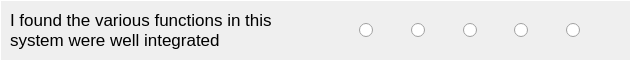
  <widget class="QFrame" name="frame_Q5">
   <property name="geometry">
    <rect>
     <x>60</x>
     <y>330</y>
     <width>631</width>
     <height>61</height>
    </rect>
   </property>
   <property name="styleSheet">
    <string notr="true">QFrame
{
border:1px solid white;
}

QRadioButton::indicator::checked
{ 
	border: 2px solid white; 
	border-radius: 6px; 
	background-color: rgb(225,67,19); 
	width: 10px; 
	height: 9px; 
}</string>
   </property>
   <property name="frameShape">
    <enum>QFrame::StyledPanel</enum>
   </property>
   <property name="frameShadow">
    <enum>QFrame::Raised</enum>
   </property>
   <widget class="QLabel" name="label_Text5">
    <property name="geometry">
     <rect>
      <x>10</x>
      <y>10</y>
      <width>311</width>
      <height>41</height>
     </rect>
    </property>
    <property name="font">
     <font>
      <family>Arial</family>
      <pointsize>13</pointsize>
     </font>
    </property>
    <property name="styleSheet">
     <string notr="true">QFrame
{
border:none;
}</string>
    </property>
    <property name="text">
     <string>&lt;html&gt;&lt;head/&gt;&lt;body&gt;&lt;p&gt;I found the various functions in this system were well integrated&lt;/p&gt;&lt;/body&gt;&lt;/html&gt;</string>
    </property>
    <property name="textFormat">
     <enum>Qt::RichText</enum>
    </property>
    <property name="wordWrap">
     <bool>true</bool>
    </property>
   </widget>
   <widget class="QFrame" name="frame_Choice5">
    <property name="geometry">
     <rect>
      <x>350</x>
      <y>10</y>
      <width>271</width>
      <height>41</height>
     </rect>
    </property>
    <property name="layoutDirection">
     <enum>Qt::LeftToRight</enum>
    </property>
    <property name="styleSheet">
     <string notr="true">QFrame
{
border:none;
}</string>
    </property>
    <property name="frameShape">
     <enum>QFrame::StyledPanel</enum>
    </property>
    <property name="frameShadow">
     <enum>QFrame::Raised</enum>
    </property>
    <layout class="QHBoxLayout" name="horizontalLayout_6">
     <item>
      <widget class="QRadioButton" name="quest5Ans1">
       <property name="layoutDirection">
        <enum>Qt::LeftToRight</enum>
       </property>
       <property name="styleSheet">
        <string notr="true"/>
       </property>
       <property name="text">
        <string/>
       </property>
       <property name="checked">
        <bool>false</bool>
       </property>
       <property name="autoExclusive">
        <bool>true</bool>
       </property>
      </widget>
     </item>
     <item>
      <widget class="QRadioButton" name="quest5Ans2">
       <property name="text">
        <string/>
       </property>
       <property name="checked">
        <bool>false</bool>
       </property>
      </widget>
     </item>
     <item>
      <widget class="QRadioButton" name="quest5Ans3">
       <property name="text">
        <string/>
       </property>
      </widget>
     </item>
     <item>
      <widget class="QRadioButton" name="quest5Ans4">
       <property name="text">
        <string/>
       </property>
      </widget>
     </item>
     <item>
      <widget class="QRadioButton" name="quest5Ans5">
       <property name="layoutDirection">
        <enum>Qt::LeftToRight</enum>
       </property>
       <property name="text">
        <string/>
       </property>
      </widget>
     </item>
    </layout>
   </widget>
  </widget>
